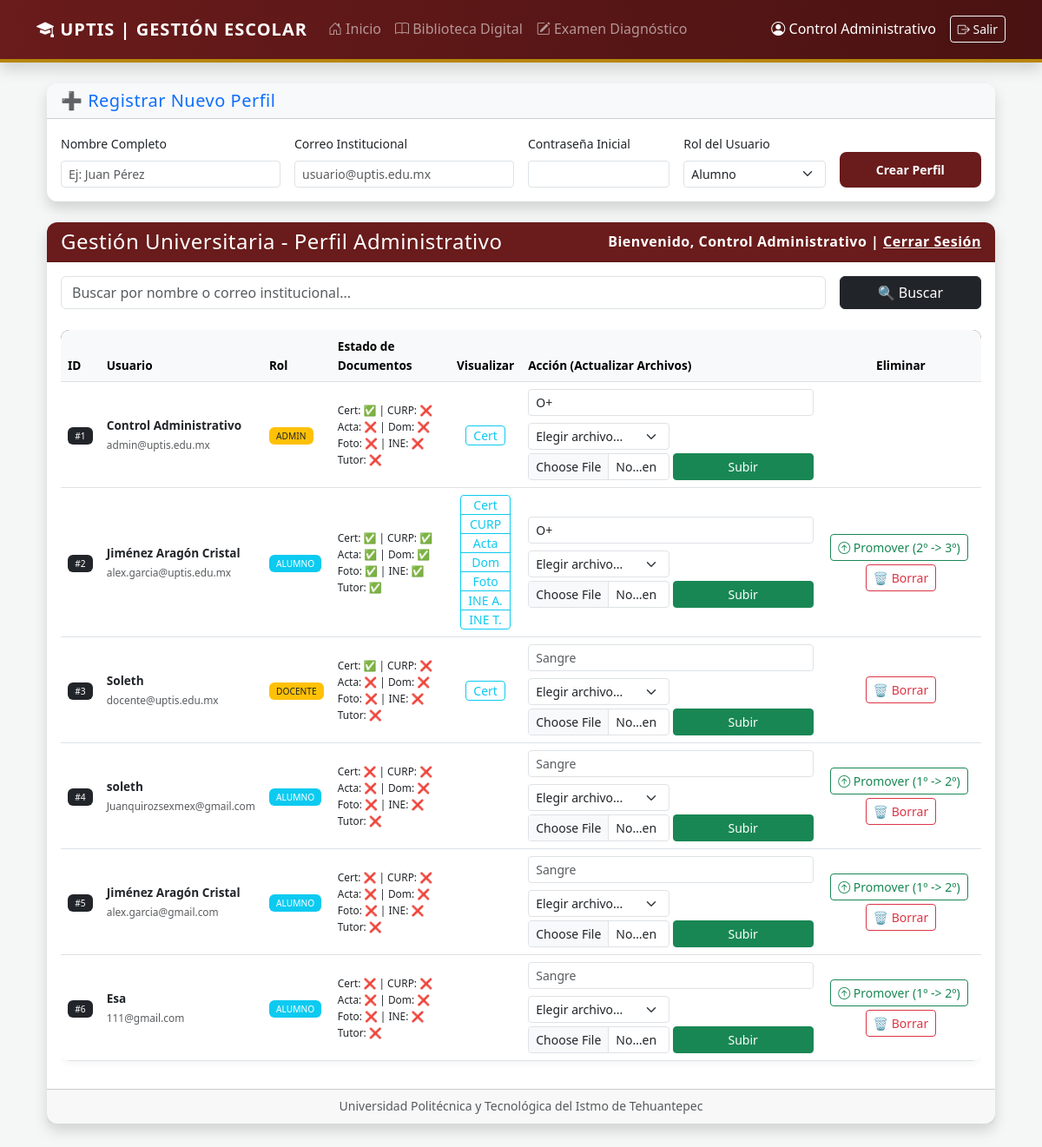
Page /admin (signed in) on the committed database.
### tables this page shows
CREATE TABLE usuarios (
            id INTEGER PRIMARY KEY AUTOINCREMENT,
            nombre TEXT NOT NULL,
            correo TEXT UNIQUE NOT NULL,
            password TEXT NOT NULL,
            rol TEXT NOT NULL,
            certificado_url TEXT, acta_url TEXT, curp_url TEXT, 
            domicilio_url TEXT, tipo_sangre TEXT, ine_tutor_url TEXT
        , foto_infantil_url TEXT, ine_alumno_url TEXT, cuatrimestre INTEGER DEFAULT 1);

### seed.py (the view)
@app.route('/admin')
def dashboard_admin():
    if session.get('rol') != 'admin': return redirect(url_for('login'))
    query = request.args.get('search', '')
    conn = get_db_connection()
    if query:
        usuarios = conn.execute('SELECT * FROM usuarios WHERE nombre LIKE ? OR correo LIKE ?',
                              ('%' + query + '%', '%' + query + '%')).fetchall()
    else:
        usuarios = conn.execute('SELECT * FROM usuarios').fetchall()
    conn.close()
    return render_template('admin.html', usuarios=usuarios, query=query)

### seed.py (called while the page is built)
def get_db_connection():
    conn = sqlite3.connect('database.db', timeout=20)
    conn.row_factory = sqlite3.Row
    conn.execute('PRAGMA foreign_keys = ON')
    return conn

### templates/admin.html (shortened to what this page needs)
{% extends 'layout.html' %}
{% block content %}
<div class="container-fluid mt-4">
    <div class="card shadow mb-4 border-primary">
        <div class="card-header bg-light">
            <h5 class="mb-0 text-primary">➕ Registrar Nuevo Perfil</h5>
        </div>
        <div class="card-body">
            <form action="/admin/crear_usuario" method="POST" class="row g-3">
                <div class="col-md-3">
                    <label class="form-label small">Nombre Completo</label>
                    <input type="text" name="nombre" class="form-control form-control-sm" placeholder="Ej: Juan Pérez" required>
                </div>
                <div class="col-md-3">
                    <label class="form-label small">Correo Institucional</label>
                    <input type="email" name="correo" class="form-control form-control-sm" placeholder="usuario@uptis.edu.mx" required>
                </div>
                <div class="col-md-2">
                    <label class="form-label small">Contraseña Inicial</label>
                    <input type="password" name="password" class="form-control form-control-sm" required>
                </div>
                <div class="col-md-2">
                    <label class="form-label small">Rol del Usuario</label>
                    <select name="rol" class="form-select form-select-sm">
                        <option value="alumno">Alumno</option>
                    </select>
                </div>
                <div class="col-md-2 d-flex align-items-end">
                    <button type="submit" class="btn btn-primary btn-sm w-100">Crear Perfil</button>
                </div>
            </form>
        </div>
    </div>
    <div class="card shadow">
        <div class="card-header bg-primary text-white d-flex justify-content-between align-items-center">
            <h4 class="mb-0">Gestión Universitaria - Perfil Administrativo</h4>
            <span>Bienvenido, <strong>{{ session['nombre'] }}</strong> | <a href="/logout" class="text-white">Cerrar Sesión</a></span>
        </div>
        <div class="card-body">
            <form action="/admin" method="GET" class="row g-3 mb-4">
                <div class="col-md-10">
                    <input type="text" name="search" class="form-control" placeholder="Buscar por nombre o correo institucional..." value="{{ query }}">
                </div>
                <div class="col-md-2">
                    <button type="submit" class="btn btn-dark w-100">🔍 Buscar</button>
                </div>
            </form>
            <div class="table-responsive">
                <table class="table table-hover align-middle" style="font-size: 0.85rem;">
                    <thead class="table-light">
                        <tr>
                            <th>ID</th>
                            <th>Usuario</th>
                            <th>Rol</th>
                            <th>Estado de Documentos</th>
                            <th class="text-center">Visualizar</th>
                            <th>Acción (Actualizar Archivos)</th>
                            <th class="text-center">Eliminar</th>
                        </tr>
                    </thead>
                    <tbody>
                        {% for user in usuarios %}
                        <tr>
                            <td><span class="badge bg-dark">#{{ loop.index }}</span></td>
                            <td>
                                <strong>{{ user.nombre }}</strong><br>
                                <small class="text-muted">{{ user.correo }}</small>
                            </td>
                            <td>
                                <span class="badge {{ 'bg-info' if user.rol == 'alumno' else 'bg-warning text-dark' }}">
                                    {{ user.rol.upper() }}
                                </span>
                            </td>
                            <td>
                                <div class="small">
                                    Cert: {{ '✅' if user.certificado_url else '❌' }} | CURP: {{ '✅' if user.curp_url else '❌' }}<br>
                                    Acta: {{ '✅' if user.acta_url else '❌' }} | Dom: {{ '✅' if user.domicilio_url else '❌' }}<br>
                                    Foto: {{ '✅' if user.foto_infantil_url else '❌' }} | INE: {{ '✅' if user.ine_alumno_url else '❌' }}<br>
                                    Tutor: {{ '✅' if user.ine_tutor_url else '❌' }}
                                </div>
                            </td>
                            <td class="text-center">
                                <div class="btn-group-vertical btn-group-sm">
                                    {% if user.certificado_url %}<a href="{{ url_for('static', filename='uploads/' + user.certificado_url) }}" target="_blank" class="btn btn-outline-info py-0">Cert</a>{% endif %}
                                    {% if user.curp_url %}<a href="{{ url_for('static', filename='uploads/' + user.curp_url) }}" target="_blank" class="btn btn-outline-info py-0">CURP</a>{% endif %}
                                    {% if user.acta_url %}<a href="{{ url_for('static', filename='uploads/' + user.acta_url) }}" target="_blank" class="btn btn-outline-info py-0">Acta</a>{% endif %}
                                    {% if user.domicilio_url %}<a href="{{ url_for('static', filename='uploads/' + user.domicilio_url) }}" target="_blank" class="btn btn-outline-info py-0">Dom</a>{% endif %}
                                    {% if user.foto_infantil_url %}<a href="{{ url_for('static', filename='uploads/' + user.foto_infantil_url) }}" target="_blank" class="btn btn-outline-info py-0">Foto</a>{% endif %}
                                    {% if user.ine_alumno_url %}<a href="{{ url_for('static', filename='uploads/' + user.ine_alumno_url) }}" target="_blank" class="btn btn-outline-info py-0">INE A.</a>{% endif %}
                                    {% if user.ine_tutor_url %}<a href="{{ url_for('static', filename='uploads/' + user.ine_tutor_url) }}" target="_blank" class="btn btn-outline-info py-0">INE T.</a>{% endif %}
                                </div>
                            </td>
                            <td>
                                <form action="/subir_documentos" method="POST" enctype="multipart/form-data" class="row g-1">
                                    <div class="col-12 mb-1">
                                        <input type="text" name="tipo_sangre" class="form-control form-control-sm" placeholder="Sangre" value="{{ user.tipo_sangre or '' }}">
                                    </div>
                                    <div class="col-6">
                                        <select class="form-select form-select-sm mb-1" onchange="this.nextElementSibling.name=this.value">
                                            <option value="">Elegir archivo...</option>
                                        </select>
                                        <input type="file" class="form-control form-control-sm">
                                    </div>
                                    <div class="col-6 d-flex align-items-end">
                                        <button type="submit" class="btn btn-success btn-sm w-100">Subir</button>
                                    </div>
                                </form>
                            </td>
                            <td class="text-center">
                                {% if user.rol == 'alumno' %}
                                <a href="{{ url_for('avanzar_cuatrimestre', alumno_id=user.id) }}"
                                   class="btn btn-outline-success btn-sm me-1 mb-1"
                                   onclick="return confirm('¿Avanzar a este alumno al siguiente cuatrimestre? Sus materias actuales quedarán archivadas en su kárdex.')">
                                    <i class="bi bi-arrow-up-circle"></i> Promover ({{ user.cuatrimestre }}º -> {{ user.cuatrimestre + 1 }}º)
                                </a>
                                {% endif %}
                                {% if user.id != session['user_id'] %}
                                <a href="{{ url_for('borrar_usuario', usuario_id=user.id) }}"
                                   class="btn btn-outline-danger btn-sm"
                                   onclick="return confirm('¿Estás seguro de eliminar permanentemente a este usuario? Esta acción borrará también sus inscripciones y materias.')">
                                    🗑️ Borrar
                                </a>
                                {% endif %}
                            </td>
                        </tr>
                        {% else %}
                        <tr>
                            <td colspan="7" class="text-center text-muted">No se encontraron resultados para "{{ query }}".</td>
                        </tr>
                        {% endfor %}
                    </tbody>
                </table>
            </div>
        </div>
        <div class="card-footer text-center small text-muted">
            Universidad Politécnica y Tecnológica del Istmo de Tehuantepec
        </div>
    </div>
</div>
{% endblock %}

### templates/layout.html (shortened to what this page needs)
<!DOCTYPE html>
<html lang="es">
<head>
    <link href="https://cdn.jsdelivr.net/npm/bootstrap@5.3.0/dist/css/bootstrap.min.css" rel="stylesheet">
    <link rel="stylesheet" href="https://cdn.jsdelivr.net/npm/bootstrap-icons@1.11.1/font/bootstrap-icons.css">
    <link rel="stylesheet" href="{{ url_for('static', filename='css/styles.css') }}">
</head>
<body>
    <nav class="navbar navbar-expand-lg navbar-dark mb-4 shadow">
        <div class="container">
            <a class="navbar-brand" href="/">
                <i class="bi bi-mortarboard-fill"></i> UPTIS | Gestión Escolar
            </a>
            {% if session.user_id %}
            <div class="collapse navbar-collapse" id="navbarNav">
                <ul class="navbar-nav me-auto">
                    <li class="nav-item">
                        <a class="nav-link" href="/">
                            <i class="bi bi-house-door"></i> Inicio
                        </a>
                    </li>
                    <li class="nav-item">
                        <a class="nav-link" href="/biblioteca">
                            <i class="bi bi-book"></i> Biblioteca Digital
                        </a>
                    </li>
                    <li class="nav-item">
                        <a class="nav-link" href="/examen">
                            <i class="bi bi-pencil-square"></i> Examen Diagnóstico
                        </a>
                    </li>
                </ul>
                <div class="d-flex align-items-center">
                    <span class="navbar-text text-white me-3">
                        <i class="bi bi-person-circle"></i> {{ session.nombre }}
                    </span>
                    <a href="/logout" class="btn btn-outline-light btn-sm shadow-sm">
                        <i class="bi bi-box-arrow-right"></i> Salir
                    </a>
                </div>
            </div>
            {% endif %}
        </div>
    </nav>
    <div class="container mb-5">
        <main class="animate-fade-in">
            {% block content %}{% endblock %}
        </main>
    </div>
</body>
</html>

### static/css/styles.css (style rules this page uses)
:root { --uptis-guinda: #6a1b1b; --uptis-guinda-light: #8b2a2a; --uptis-oro: #b8860b; --uptis-oro-light: #e0ac2e; --blanco-puro: #ffffff; --gris-fondo: #f4f7f6; --texto-oscuro: #2d2d2d; --sombra: 0 4px 12px rgba(0, 0, 0, 0.1); }
body { background-color: var(--gris-fondo); font-family: 'Segoe UI', Roboto, Helvetica, Arial, sans-serif; color: var(--texto-oscuro); line-height: 1.6; }
.navbar { background: linear-gradient(90deg, var(--uptis-guinda) 0%, #4a1212 100%) !important; border-bottom: 4px solid var(--uptis-oro) !important; padding: 0.8rem 1rem; }
.navbar-brand { font-weight: 800 !important; letter-spacing: 1px; text-transform: uppercase; }
.card { border: none !important; border-radius: 12px !important; transition: transform 0.3s ease, box-shadow 0.3s ease; box-shadow: var(--sombra); }
.card-header { border-top-left-radius: 12px !important; border-top-right-radius: 12px !important; font-weight: 600; letter-spacing: 0.5px; }
.bg-primary { background-color: var(--uptis-guinda) !important; }
.btn-primary { background-color: var(--uptis-guinda); border: 2px solid transparent; font-weight: 600; border-radius: 8px; padding: 8px 20px; transition: all 0.3s ease; }
.table { background: white; border-radius: 10px; overflow: hidden; box-shadow: 0 2px 8px rgba(0,0,0,0.05); }
.table thead { background-color: var(--uptis-guinda); color: white; }
.badge { padding: 0.5em 0.8em; border-radius: 6px; font-weight: 500; }

### rows in the picture
usuarios: nombre "Control Administrativo", correo "admin@uptis.edu.mx", rol "ADMIN", certificado_url "✅", curp_url "❌", acta_url "❌", domicilio_url "❌", foto_infantil_url "❌", ine_alumno_url "❌", ine_tutor_url "❌", tipo_sangre "O+"
usuarios: nombre "Jiménez Aragón Cristal", correo "alex.garcia@uptis.edu.mx", rol "ALUMNO", certificado_url "✅", curp_url "✅", acta_url "✅", domicilio_url "✅", foto_infantil_url "✅", ine_alumno_url "✅", ine_tutor_url "✅", tipo_sangre "O+", cuatrimestre "2", user.cuatrimestre+1 "3"
usuarios: nombre "Soleth", correo "docente@uptis.edu.mx", rol "DOCENTE", certificado_url "✅", curp_url "❌", acta_url "❌", domicilio_url "❌", foto_infantil_url "❌", ine_alumno_url "❌", ine_tutor_url "❌"
usuarios: nombre "soleth", correo "Juanquirozsexmex@gmail.com", rol "ALUMNO", certificado_url "❌", curp_url "❌", acta_url "❌", domicilio_url "❌", foto_infantil_url "❌", ine_alumno_url "❌", ine_tutor_url "❌", cuatrimestre "1", user.cuatrimestre+1 "2"
usuarios: nombre "Jiménez Aragón Cristal", correo "alex.garcia@gmail.com", rol "ALUMNO", certificado_url "❌", curp_url "❌", acta_url "❌", domicilio_url "❌", foto_infantil_url "❌", ine_alumno_url "❌", ine_tutor_url "❌", cuatrimestre "1", user.cuatrimestre+1 "2"
usuarios: nombre "Esa", correo "111@gmail.com", rol "ALUMNO", certificado_url "❌", curp_url "❌", acta_url "❌", domicilio_url "❌", foto_infantil_url "❌", ine_alumno_url "❌", ine_tutor_url "❌", cuatrimestre "1", user.cuatrimestre+1 "2"
